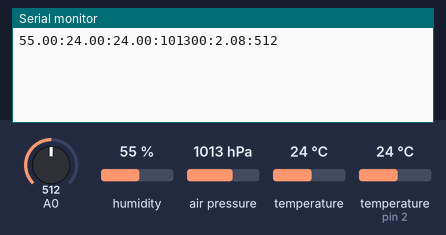
The sketch below on a simulated Arduino Uno, built with avr-gcc and run on an emulated ATmega328P. Shown: the last lines printed to the serial monitor. The inputs (shaded band) are chosen by the test bench; at power-on: humidity 55 %, air pressure 1013 hPa, A0 = 512, temperature 24 °C, temperature (sensor on pin 2) 24 °C.

Above: at 1.2 s.
1.3 s: humidity set to 22 %
At 3.3 s:
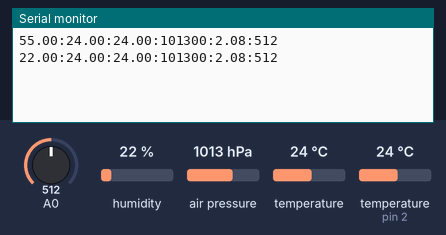
3.6 s: air pressure set to 952 hPa
At 5.0 s:
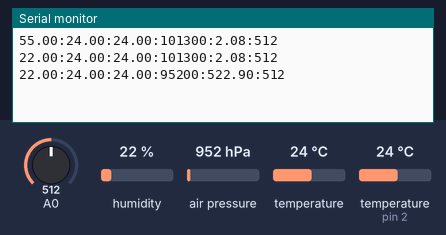
5.9 s: A0 set to 716
At 6.5 s:
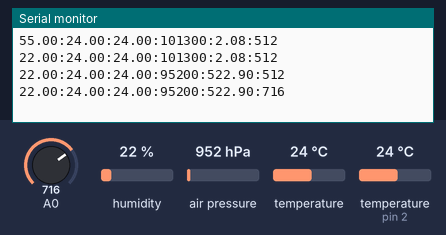
8.2 s: temperature (sensor 0) set to 12 °C
At 9.2 s:
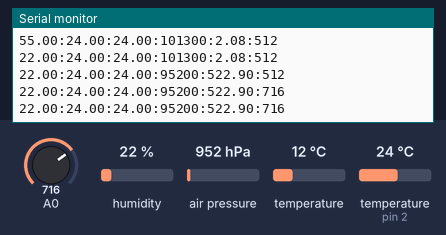
14.2 s: temperature (sensor on pin 2) set to 12 °C
At 15.0 s:
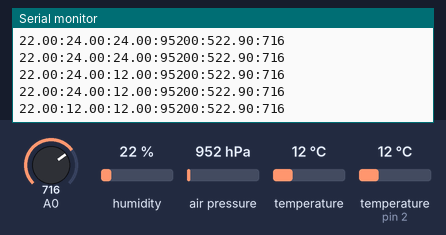
16.5 s: A0 set to 992
At 19.2 s:
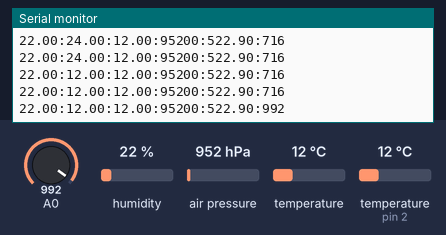
Timing chart, 0 to 19.8 s (numbered marks = the images above; inputs shaded):
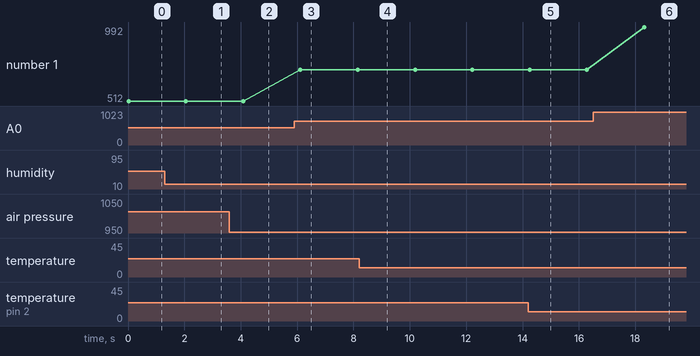

Measured:
- after the input at 1.3 s, the serial monitor: prints a new line after 0.76 s (image 1)
- after the input at 3.6 s, the serial monitor: prints a new line after 0.49 s (image 2)
- after the input at 5.9 s, the serial monitor: prints a new line after 0.22 s (image 3)
- after the input at 14.2 s, the serial monitor: prints a new line after 0.05 s (image 5)
- after the input at 16.5 s, the serial monitor: prints a new line after 1.8 s (image 6)
- plotted number 1: 512 → 716 after the input at 5.9 s, 716 → 992 after the input at 16.5 s

The sketch:

BMP180.ino
```cpp
#include <DHT.h>
#define DHTPIN 2
#define DHTTYPE DHT11
DHT dht(DHTPIN, DHTTYPE);

#include <Wire.h>
#include "BMP085.h"


// Connect VCC of the BMP085 sensor to 3.3V (NOT 5.0V!)
// Connect GND to Ground
// Connect SCL to i2c clock - on '168/'328 Arduino Uno/Duemilanove/etc thats Analog 5
// Connect SDA to i2c data - on '168/'328 Arduino Uno/Duemilanove/etc thats Analog 4

Adafruit_BMP085 bmp;

void setup() {
  Serial.begin(9600);
  //Serial.println("DHTxx test!");
  dht.begin();
  if (!bmp.begin()) {
	//Serial.println("Could not find a valid BMP085 sensor, check wiring!");
	while (1) {}
  }
}

void loop() {

   float h = dht.readHumidity();
   float t = dht.readTemperature();
   float f = dht.readTemperature(true);
   if (isnan(h) || isnan(t) || isnan(f)) {
    Serial.println("Failed to read from DHT sensor!");
    return;
  }

    //Serial.print("\n(DHT)Humidity: ");
    Serial.print(h);
    Serial.print(":");
    //Serial.print(" %\t");
    //Serial.print("\n(DHT)Temperature: ");
    Serial.print(t);
    Serial.print(":");
    //Serial.print(" *C ");
    //Serial.print(f);
    //Serial.print(":");
    //Serial.print("\n(BMP)Temperature: ");
    Serial.print(bmp.readTemperature());
    Serial.print(":");
    //Serial.println(" *C");
    //Serial.print("\n(BMP)Pressure: ");

    Serial.print(bmp.readPressure());
    //Serial.println(" Pa");
    //Serial.print("Altitude : ");
    Serial.print(":");
    Serial.print(bmp.readAltitude());
    //Serial.println(" meters");
    //Serial.print("Pressure at sealevel (calculated) : ");
    //Serial.print(":");
    //Serial.print(bmp.readSealevelPressure());
    //Serial.println(" Pa");
    //Serial.print("Real altitude : ");
    //Serial.print(":");
    //Serial.print(bmp.readAltitude(101500));
    //Serial.println(" meters:");
    Serial.print(":");
    Serial.print(analogRead(A0));
    Serial.print("\n");

    //val = Serial.read();

    delay(2000);
}
```
